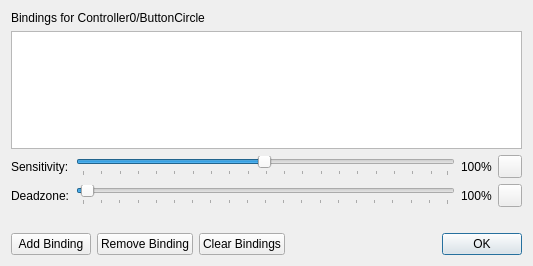
<?xml version="1.0" encoding="UTF-8"?>
<ui version="4.0">
 <class>InputBindingDialog</class>
 <widget class="QDialog" name="InputBindingDialog">
  <property name="windowModality">
   <enum>Qt::WindowModality::WindowModal</enum>
  </property>
  <property name="geometry">
   <rect>
    <x>0</x>
    <y>0</y>
    <width>533</width>
    <height>266</height>
   </rect>
  </property>
  <property name="windowTitle">
   <string>Edit Bindings</string>
  </property>
  <property name="modal">
   <bool>true</bool>
  </property>
  <layout class="QVBoxLayout" name="verticalLayout">
   <item>
    <widget class="QLabel" name="title">
     <property name="text">
      <string>Bindings for Controller0/ButtonCircle</string>
     </property>
    </widget>
   </item>
   <item>
    <widget class="QListWidget" name="bindingList"/>
   </item>
   <item>
    <widget class="QWidget" name="sensitivityWidget" native="true">
     <layout class="QGridLayout" name="sensitivityLayout">
      <property name="leftMargin">
       <number>0</number>
      </property>
      <property name="topMargin">
       <number>0</number>
      </property>
      <property name="rightMargin">
       <number>0</number>
      </property>
      <property name="bottomMargin">
       <number>0</number>
      </property>
      <item row="0" column="1">
       <widget class="QSlider" name="sensitivity">
        <property name="minimum">
         <number>1</number>
        </property>
        <property name="maximum">
         <number>200</number>
        </property>
        <property name="value">
         <number>100</number>
        </property>
        <property name="orientation">
         <enum>Qt::Orientation::Horizontal</enum>
        </property>
        <property name="tickPosition">
         <enum>QSlider::TickPosition::TicksBelow</enum>
        </property>
       </widget>
      </item>
      <item row="1" column="1">
       <widget class="QSlider" name="deadzone">
        <property name="minimum">
         <number>0</number>
        </property>
        <property name="maximum">
         <number>100</number>
        </property>
        <property name="value">
         <number>1</number>
        </property>
        <property name="orientation">
         <enum>Qt::Orientation::Horizontal</enum>
        </property>
        <property name="tickPosition">
         <enum>QSlider::TickPosition::TicksBelow</enum>
        </property>
        <property name="tickInterval">
         <number>5</number>
        </property>
       </widget>
      </item>
      <item row="0" column="0">
       <widget class="QLabel" name="sensitivityLabel">
        <property name="text">
         <string>Sensitivity:</string>
        </property>
       </widget>
      </item>
      <item row="0" column="2">
       <widget class="QLabel" name="sensitivityValue">
        <property name="text">
         <string>100%</string>
        </property>
       </widget>
      </item>
      <item row="1" column="0">
       <widget class="QLabel" name="deadzoneLabel">
        <property name="text">
         <string>Deadzone:</string>
        </property>
       </widget>
      </item>
      <item row="1" column="2">
       <widget class="QLabel" name="deadzoneValue">
        <property name="text">
         <string>100%</string>
        </property>
       </widget>
      </item>
      <item row="0" column="3">
       <widget class="QToolButton" name="resetSensitivity">
        <property name="toolTip">
         <string>Reset Sensitivity</string>
        </property>
        <property name="icon">
         <iconset theme="restart-line"/>
        </property>
       </widget>
      </item>
      <item row="1" column="3">
       <widget class="QToolButton" name="resetDeadzone">
        <property name="toolTip">
         <string>Reset Deadzone</string>
        </property>
        <property name="icon">
         <iconset theme="restart-line"/>
        </property>
       </widget>
      </item>
     </layout>
    </widget>
   </item>
   <item>
    <widget class="QLabel" name="status">
     <property name="text">
      <string/>
     </property>
    </widget>
   </item>
   <item>
    <layout class="QHBoxLayout" name="horizontalLayout">
     <item>
      <widget class="QPushButton" name="addBinding">
       <property name="text">
        <string>Add Binding</string>
       </property>
       <property name="icon">
        <iconset theme="add-line"/>
       </property>
      </widget>
     </item>
     <item>
      <widget class="QPushButton" name="removeBinding">
       <property name="text">
        <string>Remove Binding</string>
       </property>
       <property name="icon">
        <iconset theme="minus-line"/>
       </property>
      </widget>
     </item>
     <item>
      <widget class="QPushButton" name="clearBindings">
       <property name="text">
        <string>Clear Bindings</string>
       </property>
       <property name="icon">
        <iconset theme="trash-fill"/>
       </property>
      </widget>
     </item>
     <item>
      <widget class="QDialogButtonBox" name="buttonBox">
       <property name="standardButtons">
        <set>QDialogButtonBox::StandardButton::Ok</set>
       </property>
      </widget>
     </item>
    </layout>
   </item>
  </layout>
 </widget>
 <resources/>
 <connections/>
</ui>
